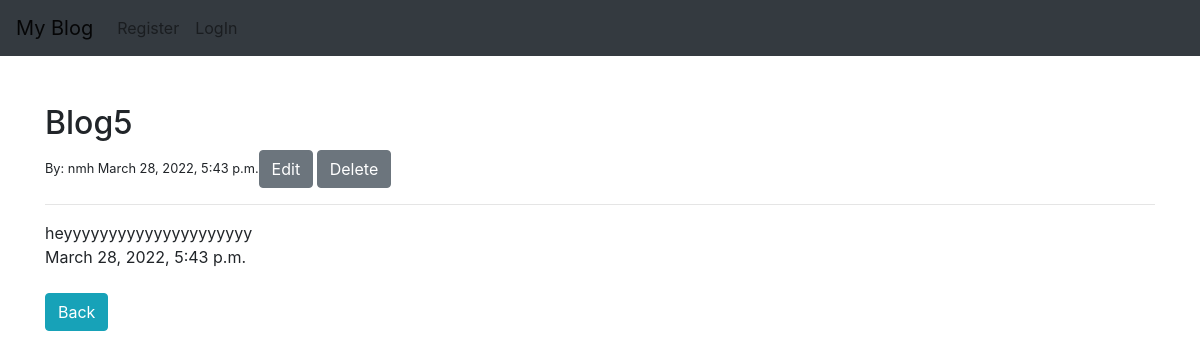
The app's page /article_detail/5 with its own data.
### app_blog/models.py (models this page shows, shortened)
class Post(models.Model):
    title=models.CharField(max_length=255)
    title_tag=models.CharField(max_length=255)
    author=models.ForeignKey(User,on_delete=models.CASCADE)
    body=models.TextField()
    created = models.DateTimeField(auto_now_add=True)

### app_blog/views.py (the view)
# urls.py: path('article_detail/<int:pk>',ArticleDetailView.as_view(),name="article-detail"),
class ArticleDetailView(DetailView):
    model=Post
    template_name='app_blog/article_detail.html'

### app_blog/templates/app_blog/article_detail.html (shortened to what this page needs)
{% extends 'app_blog/base.html' %}
{% block content %}
<h2>{{ post.title }}</h2>
<small>By: {{ post.author }} {{ post.created }}<a href="{% url 'update-post' post.pk %}" class="btn btn-secondary">Edit</a>
                             <a href="{% url 'delete-post' post.pk %}" class="btn btn-secondary">Delete</a>
</small>
<hr>
{{ post.body }}
<br>
{{ post.created }}
<br>
<br>
<a href="{% url 'home' %}" class="btn btn-info">Back</a>
{% endblock %}

### records on screen
Post: title "Blog5", author "nmh", created "March 28, 2022, 5:43 p.m.", body "heyyyyyyyyyyyyyyyyyyyyy"
